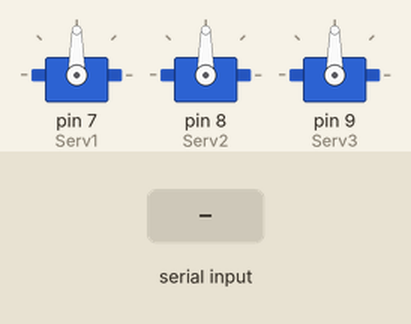
Recording of a sketch running on a simulated Arduino Uno, built with avr-gcc and run on an emulated ATmega328P. On the bench: 3 × servo. Inputs (shaded band) come from the test bench.

Above: at 1.2 s.
1.3 s: "30,150\n" received over Serial
At 2.5 s:
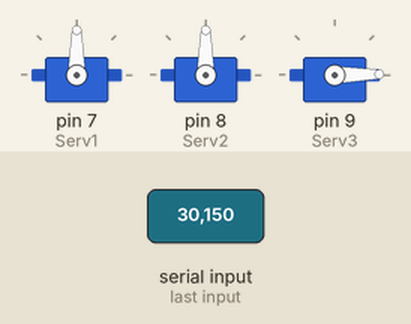
2.8 s: "90,45\n" received over Serial
At 3.6 s:
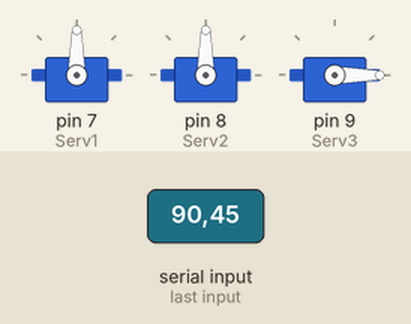
4.3 s: "30,150\n" received over Serial
At 4.9 s:
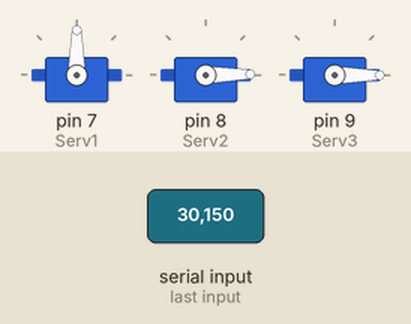
Timing chart, 0 to 7.3 s (numbered marks = the images above; inputs shaded):
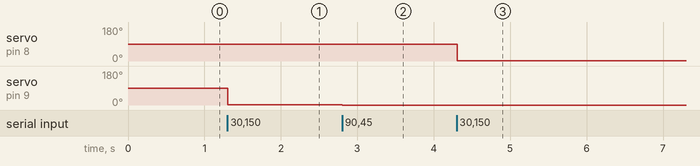

The sketch:

mano-camara.ino
```cpp
#include <Servo.h>

Servo S1; // Gordo
Servo S2; // Pinky y Anular agrupados
Servo S3; // Medio e Índice agrupados

int Serv1 = 7;
int Serv2 = 8;
int Serv3 = 9;

int targetPos1 = 0;
int targetPos2 = 0;
int targetPos3 = 0;

int currentPos1 = 0;
int currentPos2 = 0;
int currentPos3 = 0;

int step = 1;
int stepDelay = 2; // Tiempo de retardo entre pasos

void setup() {
  Serial.begin(9600);
  S1.attach(Serv1);
  S2.attach(Serv2);
  S3.attach(Serv3);
}

void loop() {
  if (Serial.available() >= 5) {
    char data[5];
    Serial.readBytes(data, 5);

    // Interpretar la cadena de caracteres
    int gordo = data[0] - '0';
    int pinky = data[1] - '0';
    int medio = data[2] - '0';
    int indice = data[3] - '0';
    int anular = data[4] - '0';

    // Realizar acciones según el estado de cada dedo
    if (gordo == 1) {
      targetPos1 = 180;
    } else {
      targetPos1 = 0;
    }

    // Agrupar Pinky y Anular
    if (pinky == 1 || anular == 1) {
      targetPos2 = 180;
    } else {
      targetPos2 = 0;
    }

    // Agrupar Medio e Índice
    if (medio == 1 || indice == 1) {
      targetPos3 = 180;
    } else {
      targetPos3 = 0;
    }

    // Implementa el control suave de los servos aquí
    if (currentPos1 != targetPos1) {
      if (currentPos1 < targetPos1) {
        currentPos1 += step;
      } else {
        currentPos1 -= step;
      }
      S1.write(currentPos1);
      delay(stepDelay);
    }

    if (currentPos2 != targetPos2) {
      if (currentPos2 < targetPos2) {
        currentPos2 += step;
      } else {
        currentPos2 -= step;
      }
      S2.write(currentPos2);
      delay(stepDelay);
    }

    if (currentPos3 != targetPos3) {
      if (currentPos3 < targetPos3) {
        currentPos3 += step;
      } else {
        currentPos3 -= step;
      }
      S3.write(currentPos3);
      delay(stepDelay);
    }
  }
}
```

Measured:
- after the input at 1.3 s, servo on pin 9 (Serv3): 90° → 1° at once
- after the input at 2.8 s, servo on pin 9 (Serv3): 1° → 0° at once
- after the input at 4.3 s, servo on pin 8 (Serv2): 90° → 1° at once
